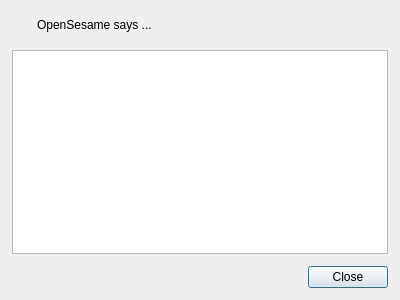
<?xml version="1.0" encoding="UTF-8"?>
<ui version="4.0">
 <class>ui_notification_dialog</class>
 <widget class="QDialog" name="ui_notification_dialog">
  <property name="geometry">
   <rect>
    <x>0</x>
    <y>0</y>
    <width>400</width>
    <height>300</height>
   </rect>
  </property>
  <property name="windowTitle">
   <string>OpenSesame says ...</string>
  </property>
  <layout class="QVBoxLayout" name="verticalLayout">
   <property name="spacing">
    <number>12</number>
   </property>
   <property name="margin">
    <number>12</number>
   </property>
   <item>
    <widget class="QWidget" name="input_header" native="true">
     <property name="sizePolicy">
      <sizepolicy hsizetype="Preferred" vsizetype="Fixed">
       <horstretch>0</horstretch>
       <verstretch>0</verstretch>
      </sizepolicy>
     </property>
     <layout class="QHBoxLayout" name="horizontalLayout">
      <property name="spacing">
       <number>12</number>
      </property>
      <property name="margin">
       <number>6</number>
      </property>
      <item>
       <widget class="QLabel" name="label_notification">
        <property name="sizePolicy">
         <sizepolicy hsizetype="Fixed" vsizetype="Preferred">
          <horstretch>0</horstretch>
          <verstretch>0</verstretch>
         </sizepolicy>
        </property>
        <property name="text">
         <string/>
        </property>
        <property name="pixmap">
         <pixmap>:/icons/about_large.png</pixmap>
        </property>
       </widget>
      </item>
      <item>
       <widget class="QLabel" name="label_title">
        <property name="text">
         <string>OpenSesame says ...</string>
        </property>
       </widget>
      </item>
     </layout>
    </widget>
   </item>
   <item>
    <widget class="QTextBrowser" name="textedit_notification">
     <property name="font">
      <font>
       <family>Monospace</family>
      </font>
     </property>
     <property name="openExternalLinks">
      <bool>true</bool>
     </property>
    </widget>
   </item>
   <item>
    <widget class="QDialogButtonBox" name="buttonBox">
     <property name="orientation">
      <enum>Qt::Horizontal</enum>
     </property>
     <property name="standardButtons">
      <set>QDialogButtonBox::Close</set>
     </property>
    </widget>
   </item>
  </layout>
 </widget>
 <resources/>
 <connections>
  <connection>
   <sender>buttonBox</sender>
   <signal>accepted()</signal>
   <receiver>ui_notification_dialog</receiver>
   <slot>accept()</slot>
   <hints>
    <hint type="sourcelabel">
     <x>248</x>
     <y>254</y>
    </hint>
    <hint type="destinationlabel">
     <x>157</x>
     <y>274</y>
    </hint>
   </hints>
  </connection>
  <connection>
   <sender>buttonBox</sender>
   <signal>rejected()</signal>
   <receiver>ui_notification_dialog</receiver>
   <slot>reject()</slot>
   <hints>
    <hint type="sourcelabel">
     <x>316</x>
     <y>260</y>
    </hint>
    <hint type="destinationlabel">
     <x>286</x>
     <y>274</y>
    </hint>
   </hints>
  </connection>
 </connections>
</ui>
